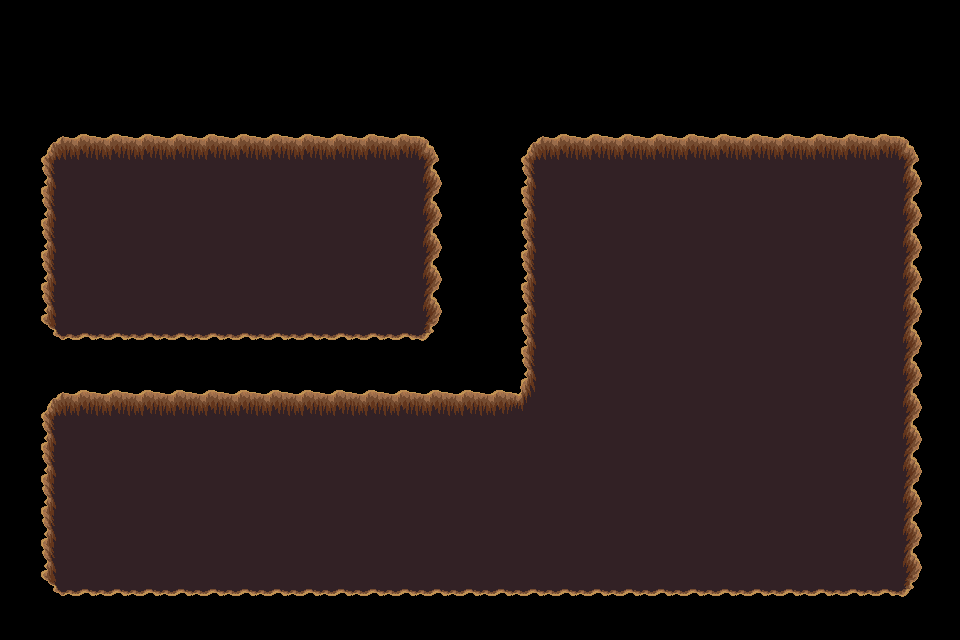

Rendered tile map (Tiled .tmx) drawn with the repository's tilesets; below, a short description and the full map source, tile grids included:
An orthogonal 30x20 tile map with 32x32 px tiles, 1 tile layer (trou), 2 tilesets.

<map version="1.5" tiledversion="1.7.2" orientation="orthogonal" renderorder="right-down" width="30" height="20" tilewidth="32" tileheight="32" infinite="0" nextlayerid="9" nextobjectid="1">
 <tileset firstgid="1" source="../../../dungeon_green.tsx" />
 <tileset firstgid="530" source="../../../dungeon.tsx" />
 <layer id="8" name="trou" width="30" height="20">
  <data encoding="csv">
0,0,0,0,0,0,0,0,0,0,0,0,0,0,0,0,0,0,0,0,0,0,0,0,0,0,0,0,0,0,
0,0,0,0,0,0,0,0,0,0,0,0,0,0,0,0,0,0,0,0,0,0,0,0,0,0,0,0,0,0,
0,0,0,0,0,0,0,0,0,0,0,0,0,0,0,0,0,0,0,0,0,0,0,0,0,0,0,0,0,0,
0,0,0,0,0,0,0,0,0,0,0,0,0,0,0,0,0,0,0,0,0,0,0,0,0,0,0,0,0,0,
0,432,433,433,433,433,433,433,433,433,433,433,433,434,0,0,432,433,433,433,433,433,433,433,433,433,433,433,434,0,
0,455,456,456,456,456,456,456,456,456,456,456,456,457,0,0,455,456,456,456,456,456,456,456,456,456,456,456,457,0,
0,455,456,456,456,456,456,456,456,456,456,456,456,457,0,0,455,456,456,456,456,456,456,456,456,456,456,456,457,0,
0,455,456,456,456,456,456,456,456,456,456,456,456,457,0,0,455,456,456,456,456,456,456,456,456,456,456,456,457,0,
0,455,456,456,456,456,456,456,456,456,456,456,456,457,0,0,455,456,456,456,456,456,456,456,456,456,456,456,457,0,
0,455,456,456,456,456,456,456,456,456,456,456,456,457,0,0,455,456,456,456,456,456,456,456,456,456,456,456,457,0,
0,478,479,479,479,479,479,479,479,479,479,479,479,480,0,0,455,456,456,456,456,456,456,456,456,456,456,456,457,0,
0,0,0,0,0,0,0,0,0,0,0,0,0,0,0,0,455,456,456,456,456,456,456,456,456,456,456,456,457,0,
0,432,433,433,433,433,433,433,433,433,433,433,433,433,433,433,411,456,456,456,456,456,456,456,456,456,456,456,457,0,
0,455,456,456,456,456,456,456,456,456,456,456,456,456,456,456,456,456,456,456,456,456,456,456,456,456,456,456,457,0,
0,455,456,456,456,456,456,456,456,456,456,456,456,456,456,456,456,456,456,456,456,456,456,456,456,456,456,456,457,0,
0,455,456,456,456,456,456,456,456,456,456,456,456,456,456,456,456,456,456,456,456,456,456,456,456,456,456,456,457,0,
0,455,456,456,456,456,456,456,456,456,456,456,456,456,456,456,456,456,456,456,456,456,456,456,456,456,456,456,457,0,
0,455,456,456,456,456,456,456,456,456,456,456,456,456,456,456,456,456,456,456,456,456,456,456,456,456,456,456,457,0,
0,478,479,479,479,479,479,479,479,479,479,479,479,479,479,479,479,479,479,479,479,479,479,479,479,479,479,479,480,0,
0,0,0,0,0,0,0,0,0,0,0,0,0,0,0,0,0,0,0,0,0,0,0,0,0,0,0,0,0,0
</data>
 </layer>
</map>
